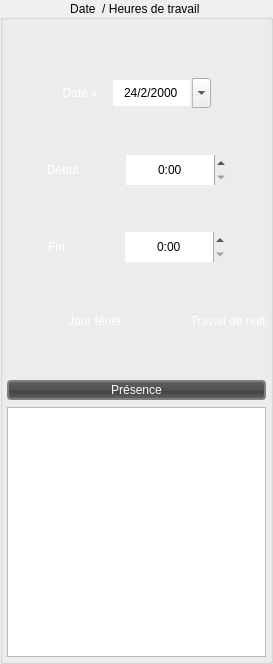
          <widget class="QGroupBox" name="groupBox_date_h_d_f">
           <property name="toolTip">
            <string>Date  / Heures de travail </string>
           </property>
           <property name="statusTip">
            <string>Date  / Heures de travail </string>
           </property>
           <property name="whatsThis">
            <string>Date  / Heures de travail  incident</string>
           </property>
           <property name="accessibleName">
            <string>Date  / Heures de travail </string>
           </property>
           <property name="accessibleDescription">
            <string>Date  / Heures de travail </string>
           </property>
           <property name="autoFillBackground">
            <bool>false</bool>
           </property>
           <property name="styleSheet">
            <string notr="true"/>
           </property>
           <property name="title">
            <string>Date  / Heures de travail </string>
           </property>
           <property name="alignment">
            <set>Qt::AlignCenter</set>
           </property>
           <property name="flat">
            <bool>false</bool>
           </property>
           <property name="checkable">
            <bool>false</bool>
           </property>
           <layout class="QHBoxLayout" name="horizontalLayout_6">
            <property name="spacing">
             <number>7</number>
            </property>
            <property name="sizeConstraint">
             <enum>QLayout::SetMinimumSize</enum>
            </property>
            <property name="leftMargin">
             <number>4</number>
            </property>
            <property name="topMargin">
             <number>8</number>
            </property>
            <property name="rightMargin">
             <number>4</number>
            </property>
            <property name="bottomMargin">
             <number>4</number>
            </property>
            <item>
             <layout class="QVBoxLayout" name="verticalLayout_5">
              <item>
               <spacer name="verticalSpacer_2">
                <property name="orientation">
                 <enum>Qt::Vertical</enum>
                </property>
                <property name="sizeType">
                 <enum>QSizePolicy::Minimum</enum>
                </property>
                <property name="sizeHint" stdset="0">
                 <size>
                  <width>20</width>
                  <height>40</height>
                 </size>
                </property>
               </spacer>
              </item>
              <item>
               <layout class="QHBoxLayout" name="horizontalLayout_3">
                <property name="spacing">
                 <number>7</number>
                </property>
                <property name="sizeConstraint">
                 <enum>QLayout::SetDefaultConstraint</enum>
                </property>
                <property name="topMargin">
                 <number>10</number>
                </property>
                <property name="rightMargin">
                 <number>0</number>
                </property>
                <item>
                 <spacer name="horizontalSpacer_10">
                  <property name="orientation">
                   <enum>Qt::Horizontal</enum>
                  </property>
                  <property name="sizeHint" stdset="0">
                   <size>
                    <width>40</width>
                    <height>20</height>
                   </size>
                  </property>
                 </spacer>
                </item>
                <item>
                 <widget class="QLabel" name="label_Date">
                  <property name="styleSheet">
                   <string notr="true">color: rgb(255, 255, 255);</string>
                  </property>
                  <property name="text">
                   <string>Date x :</string>
                  </property>
                  <property name="alignment">
                   <set>Qt::AlignRight|Qt::AlignTrailing|Qt::AlignVCenter</set>
                  </property>
                 </widget>
                </item>
                <item>
                 <widget class="QDateEdit" name="dateEdit">
                  <property name="sizePolicy">
                   <sizepolicy hsizetype="Expanding" vsizetype="Fixed">
                    <horstretch>0</horstretch>
                    <verstretch>0</verstretch>
                   </sizepolicy>
                  </property>
                  <property name="minimumSize">
                   <size>
                    <width>100</width>
                    <height>30</height>
                   </size>
                  </property>
                  <property name="maximumSize">
                   <size>
                    <width>100</width>
                    <height>30</height>
                   </size>
                  </property>
                  <property name="toolTip">
                   <string/>
                  </property>
                  <property name="locale">
                   <locale language="French" country="France"/>
                  </property>
                  <property name="wrapping">
                   <bool>true</bool>
                  </property>
                  <property name="frame">
                   <bool>false</bool>
                  </property>
                  <property name="alignment">
                   <set>Qt::AlignCenter</set>
                  </property>
                  <property name="buttonSymbols">
                   <enum>QAbstractSpinBox::NoButtons</enum>
                  </property>
                  <property name="accelerated">
                   <bool>true</bool>
                  </property>
                  <property name="displayFormat">
                   <string>d/M/yyyy</string>
                  </property>
                  <property name="calendarPopup">
                   <bool>true</bool>
                  </property>
                  <property name="date">
                   <date>
                    <year>2000</year>
                    <month>2</month>
                    <day>24</day>
                   </date>
                  </property>
                 </widget>
                </item>
                <item>
                 <spacer name="horizontalSpacer">
                  <property name="orientation">
                   <enum>Qt::Horizontal</enum>
                  </property>
                  <property name="sizeHint" stdset="0">
                   <size>
                    <width>40</width>
                    <height>20</height>
                   </size>
                  </property>
                 </spacer>
                </item>
               </layout>
              </item>
              <item>
               <spacer name="verticalSpacer_3">
                <property name="orientation">
                 <enum>Qt::Vertical</enum>
                </property>
                <property name="sizeHint" stdset="0">
                 <size>
                  <width>20</width>
                  <height>40</height>
                 </size>
                </property>
               </spacer>
              </item>
              <item>
               <layout class="QHBoxLayout" name="horizontalLayout_2">
                <property name="sizeConstraint">
                 <enum>QLayout::SetDefaultConstraint</enum>
                </property>
                <property name="leftMargin">
                 <number>0</number>
                </property>
                <item>
                 <spacer name="horizontalSpacer_7">
                  <property name="orientation">
                   <enum>Qt::Horizontal</enum>
                  </property>
                  <property name="sizeHint" stdset="0">
                   <size>
                    <width>40</width>
                    <height>20</height>
                   </size>
                  </property>
                 </spacer>
                </item>
                <item>
                 <widget class="QLabel" name="label_Heure_Debut">
                  <property name="styleSheet">
                   <string notr="true">color: rgb(255, 255, 255);</string>
                  </property>
                  <property name="text">
                   <string>Début           :</string>
                  </property>
                  <property name="alignment">
                   <set>Qt::AlignRight|Qt::AlignTrailing|Qt::AlignVCenter</set>
                  </property>
                 </widget>
                </item>
                <item>
                 <widget class="QTimeEdit" name="timeEdit_Debut">
                  <property name="sizePolicy">
                   <sizepolicy hsizetype="Expanding" vsizetype="Minimum">
                    <horstretch>0</horstretch>
                    <verstretch>0</verstretch>
                   </sizepolicy>
                  </property>
                  <property name="minimumSize">
                   <size>
                    <width>100</width>
                    <height>30</height>
                   </size>
                  </property>
                  <property name="maximumSize">
                   <size>
                    <width>100</width>
                    <height>30</height>
                   </size>
                  </property>
                  <property name="toolTip">
                   <string>Heure début</string>
                  </property>
                  <property name="wrapping">
                   <bool>false</bool>
                  </property>
                  <property name="frame">
                   <bool>false</bool>
                  </property>
                  <property name="alignment">
                   <set>Qt::AlignCenter</set>
                  </property>
                  <property name="buttonSymbols">
                   <enum>QAbstractSpinBox::UpDownArrows</enum>
                  </property>
                  <property name="accelerated">
                   <bool>true</bool>
                  </property>
                  <property name="displayFormat">
                   <string>h:mm</string>
                  </property>
                 </widget>
                </item>
                <item>
                 <spacer name="horizontalSpacer_2">
                  <property name="orientation">
                   <enum>Qt::Horizontal</enum>
                  </property>
                  <property name="sizeHint" stdset="0">
                   <size>
                    <width>40</width>
                    <height>20</height>
                   </size>
                  </property>
                 </spacer>
                </item>
               </layout>
              </item>
              <item>
               <spacer name="verticalSpacer_4">
                <property name="orientation">
                 <enum>Qt::Vertical</enum>
                </property>
                <property name="sizeHint" stdset="0">
                 <size>
                  <width>20</width>
                  <height>40</height>
                 </size>
                </property>
               </spacer>
              </item>
              <item>
               <layout class="QHBoxLayout" name="horizontalLayout_5">
                <property name="rightMargin">
                 <number>0</number>
                </property>
                <item>
                 <spacer name="horizontalSpacer_6">
                  <property name="orientation">
                   <enum>Qt::Horizontal</enum>
                  </property>
                  <property name="sizeHint" stdset="0">
                   <size>
                    <width>40</width>
                    <height>20</height>
                   </size>
                  </property>
                 </spacer>
                </item>
                <item>
                 <widget class="QLabel" name="label_Heure_Fin">
                  <property name="styleSheet">
                   <string notr="true">color: rgb(255, 255, 255);</string>
                  </property>
                  <property name="text">
                   <string>Fin               :</string>
                  </property>
                  <property name="alignment">
                   <set>Qt::AlignRight|Qt::AlignTrailing|Qt::AlignVCenter</set>
                  </property>
                 </widget>
                </item>
                <item>
                 <widget class="QTimeEdit" name="timeEdit_Fin">
                  <property name="sizePolicy">
                   <sizepolicy hsizetype="Expanding" vsizetype="Minimum">
                    <horstretch>0</horstretch>
                    <verstretch>0</verstretch>
                   </sizepolicy>
                  </property>
                  <property name="minimumSize">
                   <size>
                    <width>100</width>
                    <height>30</height>
                   </size>
                  </property>
                  <property name="maximumSize">
                   <size>
                    <width>100</width>
                    <height>30</height>
                   </size>
                  </property>
                  <property name="toolTip">
                   <string>Heure Fin</string>
                  </property>
                  <property name="wrapping">
                   <bool>false</bool>
                  </property>
                  <property name="frame">
                   <bool>false</bool>
                  </property>
                  <property name="alignment">
                   <set>Qt::AlignCenter</set>
                  </property>
                  <property name="buttonSymbols">
                   <enum>QAbstractSpinBox::UpDownArrows</enum>
                  </property>
                  <property name="accelerated">
                   <bool>true</bool>
                  </property>
                  <property name="displayFormat">
                   <string>h:mm</string>
                  </property>
                 </widget>
                </item>
                <item>
                 <spacer name="horizontalSpacer_3">
                  <property name="orientation">
                   <enum>Qt::Horizontal</enum>
                  </property>
                  <property name="sizeHint" stdset="0">
                   <size>
                    <width>40</width>
                    <height>20</height>
                   </size>
                  </property>
                 </spacer>
                </item>
               </layout>
              </item>
              <item>
               <spacer name="verticalSpacer_5">
                <property name="orientation">
                 <enum>Qt::Vertical</enum>
                </property>
                <property name="sizeHint" stdset="0">
                 <size>
                  <width>20</width>
                  <height>40</height>
                 </size>
                </property>
               </spacer>
              </item>
              <item>
               <layout class="QHBoxLayout" name="horizontalLayout_8">
                <item>
                 <widget class="QLabel" name="label_5">
                  <property name="sizePolicy">
                   <sizepolicy hsizetype="Preferred" vsizetype="Fixed">
                    <horstretch>0</horstretch>
                    <verstretch>0</verstretch>
                   </sizepolicy>
                  </property>
                  <property name="minimumSize">
                   <size>
                    <width>24</width>
                    <height>24</height>
                   </size>
                  </property>
                  <property name="text">
                   <string/>
                  </property>
                  <property name="pixmap">
                   <pixmap resource="resources.qrc">:/files/images/red.png</pixmap>
                  </property>
                  <property name="scaledContents">
                   <bool>false</bool>
                  </property>
                  <property name="alignment">
                   <set>Qt::AlignCenter</set>
                  </property>
                 </widget>
                </item>
                <item>
                 <widget class="QLabel" name="label_4">
                  <property name="sizePolicy">
                   <sizepolicy hsizetype="Preferred" vsizetype="Fixed">
                    <horstretch>0</horstretch>
                    <verstretch>0</verstretch>
                   </sizepolicy>
                  </property>
                  <property name="styleSheet">
                   <string notr="true">color: rgb(255, 255, 255);</string>
                  </property>
                  <property name="text">
                   <string>Jour férier</string>
                  </property>
                  <property name="alignment">
                   <set>Qt::AlignCenter</set>
                  </property>
                 </widget>
                </item>
                <item>
                 <widget class="QLabel" name="label_6">
                  <property name="sizePolicy">
                   <sizepolicy hsizetype="Preferred" vsizetype="Fixed">
                    <horstretch>0</horstretch>
                    <verstretch>0</verstretch>
                   </sizepolicy>
                  </property>
                  <property name="text">
                   <string/>
                  </property>
                  <property name="pixmap">
                   <pixmap resource="resources.qrc">:/files/images/red.png</pixmap>
                  </property>
                  <property name="scaledContents">
                   <bool>false</bool>
                  </property>
                  <property name="alignment">
                   <set>Qt::AlignCenter</set>
                  </property>
                 </widget>
                </item>
                <item>
                 <widget class="QLabel" name="label_3">
                  <property name="sizePolicy">
                   <sizepolicy hsizetype="Preferred" vsizetype="Fixed">
                    <horstretch>0</horstretch>
                    <verstretch>0</verstretch>
                   </sizepolicy>
                  </property>
                  <property name="styleSheet">
                   <string notr="true">color: rgb(255, 255, 255);</string>
                  </property>
                  <property name="text">
                   <string>Travail de nuit</string>
                  </property>
                  <property name="scaledContents">
                   <bool>false</bool>
                  </property>
                  <property name="alignment">
                   <set>Qt::AlignCenter</set>
                  </property>
                 </widget>
                </item>
               </layout>
              </item>
              <item>
               <spacer name="verticalSpacer_6">
                <property name="orientation">
                 <enum>Qt::Vertical</enum>
                </property>
                <property name="sizeHint" stdset="0">
                 <size>
                  <width>20</width>
                  <height>40</height>
                 </size>
                </property>
               </spacer>
              </item>
              <item>
               <widget class="QLabel" name="label_presence">
                <property name="sizePolicy">
                 <sizepolicy hsizetype="Expanding" vsizetype="Minimum">
                  <horstretch>0</horstretch>
                  <verstretch>0</verstretch>
                 </sizepolicy>
                </property>
                <property name="minimumSize">
                 <size>
                  <width>0</width>
                  <height>16</height>
                 </size>
                </property>
                <property name="maximumSize">
                 <size>
                  <width>16777215</width>
                  <height>20</height>
                 </size>
                </property>
                <property name="toolTip">
                 <string>Liste de Présence Employers</string>
                </property>
                <property name="styleSheet">
                 <string notr="true">QLabel#label_presence{  
    border: 2px solid grey;
    border-radius: 4px;
    padding: 2px;
    color:white;
	background-color: qlineargradient(x1:0, y1:0, x2:0, y2:1,                                      stop:0 #616161, stop: 0.5 #505050,     stop: 0.6 #434343, stop:1 #656565);
}</string>
                </property>
                <property name="text">
                 <string>Présence</string>
                </property>
                <property name="alignment">
                 <set>Qt::AlignCenter</set>
                </property>
               </widget>
              </item>
              <item>
               <widget class="QTableView" name="tableView_presence">
                <property name="sizePolicy">
                 <sizepolicy hsizetype="Expanding" vsizetype="Expanding">
                  <horstretch>0</horstretch>
                  <verstretch>0</verstretch>
                 </sizepolicy>
                </property>
                <property name="minimumSize">
                 <size>
                  <width>0</width>
                  <height>250</height>
                 </size>
                </property>
                <property name="maximumSize">
                 <size>
                  <width>16777215</width>
                  <height>250</height>
                 </size>
                </property>
                <property name="toolTip">
                 <string>Présence Employers</string>
                </property>
                <property name="styleSheet">
                 <string notr="true"/>
                </property>
                <property name="verticalScrollBarPolicy">
                 <enum>Qt::ScrollBarAlwaysOff</enum>
                </property>
                <property name="horizontalScrollBarPolicy">
                 <enum>Qt::ScrollBarAlwaysOff</enum>
                </property>
                <property name="autoScroll">
                 <bool>true</bool>
                </property>
                <property name="editTriggers">
                 <set>QAbstractItemView::NoEditTriggers</set>
                </property>
                <property name="dragEnabled">
                 <bool>true</bool>
                </property>
                <property name="dragDropMode">
                 <enum>QAbstractItemView::DragDrop</enum>
                </property>
                <property name="defaultDropAction">
                 <enum>Qt::CopyAction</enum>
                </property>
                <property name="alternatingRowColors">
                 <bool>true</bool>
                </property>
                <property name="selectionBehavior">
                 <enum>QAbstractItemView::SelectRows</enum>
                </property>
                <property name="iconSize">
                 <size>
                  <width>64</width>
                  <height>64</height>
                 </size>
                </property>
                <property name="gridStyle">
                 <enum>Qt::NoPen</enum>
                </property>
                <property name="sortingEnabled">
                 <bool>true</bool>
                </property>
               </widget>
              </item>
             </layout>
            </item>
           </layout>
          </widget>
